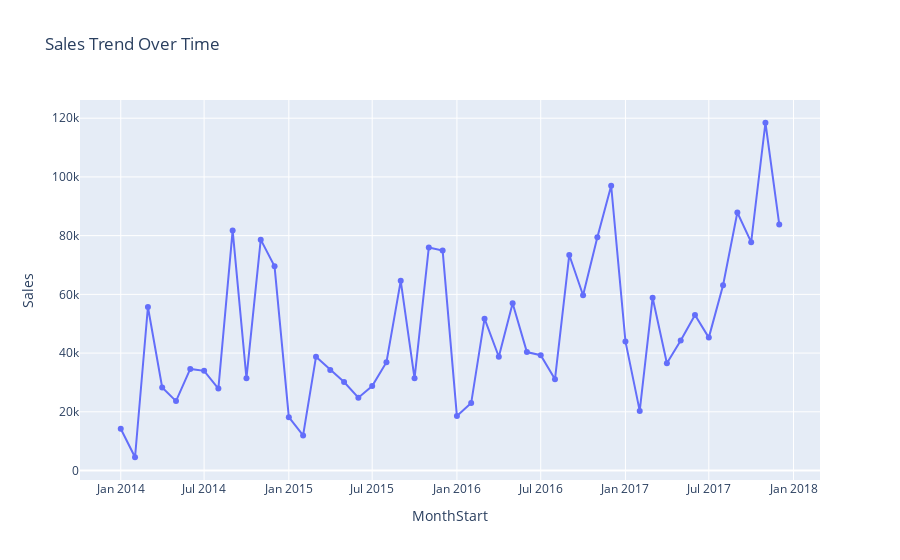

The cell this chart's notebook holds for it:
### Markdown cell above
Sales Trend Over Time

### Code cell
monthly_sales = df.groupby('MonthStart', as_index=False)['Sales'].sum()
fig_trend = px.line(monthly_sales, x='MonthStart', y='Sales',
                    title="Sales Trend Over Time", markers=True)
fig_trend.update_xaxes(tickformat="%b %Y")
fig_trend.show()

### Figure 1 — Plotly figure (JSON) as saved in the notebook; plotly's stock layout.template omitted (floating-point values rounded to 4 significant figures)
{"data": [{"hovertemplate": "MonthStart=%{x}<br>Sales=%{y}<extra></extra>", "legendgroup": "", "line": {"color": "#636efa", "dash": "solid"}, "marker": {"symbol": "circle"}, "mode": "lines+markers", "name": "", "orientation": "v", "showlegend": false, "type": "scatter", "x": ["2014-01-01T00:00:00", "2014-02-01T00:00:00", "2014-03-01T00:00:00", "2014-04-01T00:00:00", "2014-05-01T00:00:00", "2014-06-01T00:00:00", "2014-07-01T00:00:00", "2014-08-01T00:00:00", "2014-09-01T00:00:00", "2014-10-01T00:00:00", "2014-11-01T00:00:00", "2014-12-01T00:00:00", "2015-01-01T00:00:00", "2015-02-01T00:00:00", "2015-03-01T00:00:00", "2015-04-01T00:00:00", "2015-05-01T00:00:00", "2015-06-01T00:00:00", "2015-07-01T00:00:00", "2015-08-01T00:00:00", "2015-09-01T00:00:00", "2015-10-01T00:00:00", "2015-11-01T00:00:00", "2015-12-01T00:00:00", "2016-01-01T00:00:00", "2016-02-01T00:00:00", "2016-03-01T00:00:00", "2016-04-01T00:00:00", "2016-05-01T00:00:00", "2016-06-01T00:00:00", "2016-07-01T00:00:00", "2016-08-01T00:00:00", "2016-09-01T00:00:00", "2016-10-01T00:00:00", "2016-11-01T00:00:00", "2016-12-01T00:00:00", "2017-01-01T00:00:00", "2017-02-01T00:00:00", "2017-03-01T00:00:00", "2017-04-01T00:00:00", "2017-05-01T00:00:00", "2017-06-01T00:00:00", "2017-07-01T00:00:00", "2017-08-01T00:00:00", "2017-09-01T00:00:00", "2017-10-01T00:00:00", "2017-11-01T00:00:00", "2017-12-01T00:00:00"], "xaxis": "x", "y": [14240.0, 4520.0, 55690.0, 28300.0, 23650.0, 34600.0, 33950.0, 27910.0, 81780.0, 31450.0, 78630.0, 69550.0, 18170.0, 11950.0, 38730.0, 34200.0, 30130.0, 24800.0, 28770.0, 36900.0, 64600.0, 31400.0, 75970.0, 74920.0, 18540.0, 22980.0, 51720.0, 38750.0, 56990.0, 40340.0, 39260.0, 31120.0, 73410.0, 59690.0, 79410.0, 97000.0, 43970.0, 20300.0, 58870.0, 36520.0, 44260.0, 52980.0, 45260.0, 63120.0, 87870.0, 77780.0, 118400.0, 83830.0], "yaxis": "y"}], "layout": {"legend": {"tracegroupgap": 0}, "title": {"text": "Sales Trend Over Time"}, "xaxis": {"anchor": "y", "domain": [0, 1], "tickformat": "%b %Y", "title": {"text": "MonthStart"}}, "yaxis": {"anchor": "x", "domain": [0, 1], "title": {"text": "Sales"}}}}
